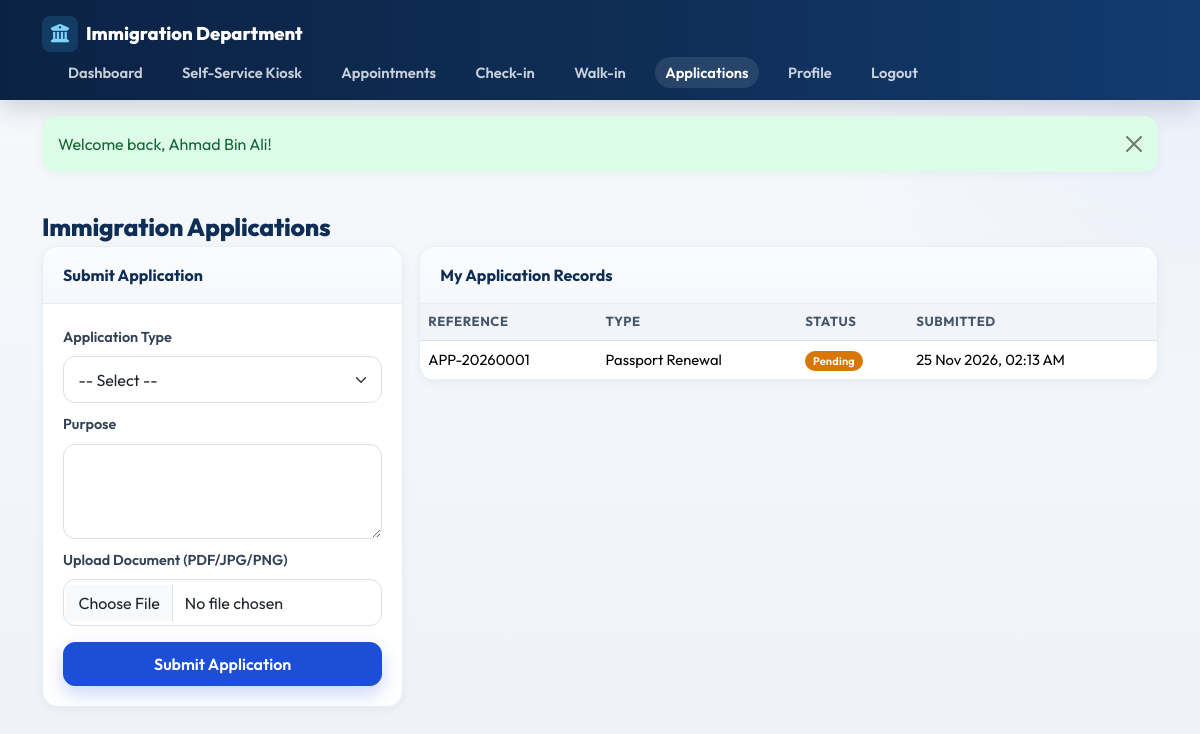
/public/applications.php (signed in), run on the app's committed database.
### tables this page shows
CREATE TABLE applications (
    id INT UNSIGNED AUTO_INCREMENT PRIMARY KEY,
    reference_no VARCHAR(30) NOT NULL UNIQUE,
    user_id INT UNSIGNED NOT NULL,
    service_id INT UNSIGNED NOT NULL,
    appointment_id INT UNSIGNED DEFAULT NULL,
    applicant_name VARCHAR(150) NOT NULL,
    applicant_ic VARCHAR(50) NOT NULL,
    applicant_email VARCHAR(150) DEFAULT NULL,
    applicant_phone VARCHAR(30) DEFAULT NULL,
    purpose TEXT,
    status ENUM('pending','under_review','approved','rejected','additional_docs') NOT NULL DEFAULT 'pending',
    assigned_staff_id INT UNSIGNED DEFAULT NULL,
    reviewed_by INT UNSIGNED DEFAULT NULL,
    reviewed_at DATETIME DEFAULT NULL,
    created_at DATETIME NOT NULL DEFAULT CURRENT_TIMESTAMP,
    updated_at DATETIME NOT NULL DEFAULT CURRENT_TIMESTAMP ON UPDATE CURRENT_TIMESTAMP,
    INDEX idx_app_status (status),
    INDEX idx_app_user (user_id),
    CONSTRAINT fk_app_user FOREIGN KEY (user_id) REFERENCES users(id) ON DELETE CASCADE,
    CONSTRAINT fk_app_service FOREIGN KEY (service_id) REFERENCES services(id),
    CONSTRAINT fk_app_appt FOREIGN KEY (appointment_id) REFERENCES appointments(id) ON DELETE SET NULL,
    CONSTRAINT fk_app_staff FOREIGN KEY (assigned_staff_id) REFERENCES staff(id) ON DELETE SET NULL,
    CONSTRAINT fk_app_reviewer FOREIGN KEY (reviewed_by) REFERENCES users(id) ON DELETE SET NULL
);

CREATE TABLE services (
    id INT UNSIGNED AUTO_INCREMENT PRIMARY KEY,
    name VARCHAR(100) NOT NULL,
    code VARCHAR(20) NOT NULL UNIQUE,
    description TEXT,
    estimated_duration INT NOT NULL DEFAULT 15 COMMENT 'minutes',
    queue_prefix CHAR(1) NOT NULL DEFAULT 'A',
    icon VARCHAR(50) DEFAULT 'fa-passport',
    is_active TINYINT(1) NOT NULL DEFAULT 1,
    created_at DATETIME NOT NULL DEFAULT CURRENT_TIMESTAMP,
    updated_at DATETIME NOT NULL DEFAULT CURRENT_TIMESTAMP ON UPDATE CURRENT_TIMESTAMP
);

### public/applications.php (the view, shortened to what this page needs)
<?php
require_once dirname(__DIR__) . '/includes/functions.php';
$user = require_login('public');
$pdo = db();
$stmt = $pdo->prepare('SELECT a.*, s.name AS service_name FROM applications a JOIN services s ON s.id=a.service_id WHERE a.user_id=? ORDER BY a.created_at DESC');
$stmt->execute([$user['id']]);
$apps = $stmt->fetchAll();
require dirname(__DIR__) . '/includes/header.php';
require dirname(__DIR__) . '/includes/public_header.php';
?>
<div class="container py-4">
  <h3 class="page-title">Immigration Applications</h3>
  <div class="row g-3">
    <div class="col-lg-4">
      <div class="card-panel">
        <div class="card-panel-header">Submit Application</div>
        <div class="card-panel-body">
          <form method="post" enctype="multipart/form-data">
            <div class="mb-2">
              <label class="form-label">Application Type</label>
              <select class="form-select" name="service_id" required>
                <option value="">-- Select --</option>
              </select>
            </div>
            <div class="mb-2"><label class="form-label">Purpose</label><textarea class="form-control" name="purpose" rows="3" required></textarea></div>
            <div class="mb-3"><label class="form-label">Upload Document (PDF/JPG/PNG)</label><input type="file" class="form-control" name="document" accept=".pdf,.jpg,.jpeg,.png"></div>
            <button class="btn btn-primary w-100">Submit Application</button>
          </form>
        </div>
      </div>
    </div>
    <div class="col-lg-8">
      <div class="card-panel">
        <div class="card-panel-header">My Application Records</div>
        <div class="card-panel-body p-0 table-responsive">
          <table class="table mb-0">
            <thead><tr><th>Reference</th><th>Type</th><th>Status</th><th>Submitted</th></tr></thead>
            <tbody>
            <?php foreach ($apps as $a): ?>
              <tr>
                <td><?= e($a['reference_no']) ?></td>
                <td><?= e($a['service_name']) ?></td>
                <td><?= status_badge($a['status']) ?></td>
                <td><?= format_datetime($a['created_at']) ?></td>
              </tr>
            <?php endforeach; ?>
            </tbody>
          </table>
        </div>
      </div>
    </div>
  </div>
</div>
<?php require dirname(__DIR__) . '/includes/footer.php'; ?>

### includes/functions.php (shortened to what this page needs)
<?php
function e(?string $value): string
{
    return htmlspecialchars((string)$value, ENT_QUOTES, 'UTF-8');
}
function status_badge(string $status): string
{
    $map = [
        'waiting' => 'warning',
        'serving' => 'primary',
        'completed' => 'success',
        'skipped' => 'secondary',
        'cancelled' => 'danger',
        'no_show' => 'dark',
        'pending' => 'warning',
        'confirmed' => 'info',
        'checked_in' => 'primary',
        'under_review' => 'info',
        'approved' => 'success',
        'rejected' => 'danger',
        'additional_docs' => 'warning',
        'available' => 'success',
        'offline' => 'secondary',
        'online' => 'success',
        'break' => 'warning',
    ];
    $class = $map[$status] ?? 'secondary';
    $label = ucwords(str_replace('_', ' ', $status));
    return '<span class="badge bg-' . $class . '">' . e($label) . '</span>';
}
function format_datetime(?string $dt): string
{
    return date('d M Y, h:i A', strtotime($dt));
}

### assets/css/style.css (style rules this page uses)
:root { --primary-navy: #0F2E56; --secondary-blue: #1D4ED8; --accent-teal: #0F766E; --accent-sky: #0284C7; --light-bg: #EEF2F7; --surface: #FFFFFF; --border: #D8E0EA; --border-soft: #E8EEF5; --success: #15803D; --success-soft: #DCFCE7; --warning: #B45309; --warning-soft: #FEF3C7; --danger: #B91C1C; --danger-soft: #FEE2E2; --info: #0369A1; --info-soft: #E0F2FE; --text: #0F172A; --text-muted: #64748B; --sidebar-width: 268px; --topbar-height: 68px; --radius: 16px; --shadow: 0 8px 24px rgba(15, 46, 86, .08); --shadow-sm: 0 2px 10px rgba(15, 46, 86, .05); }
* { box-sizing: border-box; }
body { font-family: "Outfit", "Segoe UI", Tahoma, sans-serif; background: radial-gradient(circle at top right, rgba(29,78,216,.06), transparent 28%), linear-gradient(180deg, #F7F9FC 0%, var(--light-bg) 100%); color: var(--text); margin: 0; min-height: 100vh; }
h1, h2, h3, h4, h5, h6 { color: var(--primary-navy); font-weight: 700; }
.form-control, .form-select { border-radius: 12px; border-color: var(--border); padding: .65rem .9rem; box-shadow: none !important; }
.form-label { font-weight: 600; color: #334155; font-size: .9rem; }
.btn { border-radius: 12px; font-weight: 600; padding: .55rem 1rem; transition: transform .15s ease, box-shadow .15s ease, background .15s ease; }
.btn-primary { background: var(--secondary-blue); border-color: var(--secondary-blue); box-shadow: 0 8px 18px rgba(29,78,216,.22); }
.badge { font-weight: 600; letter-spacing: .02em; border-radius: 999px; padding: .4em .7em; }
.bg-warning { background-color: #D97706 !important; color: #fff !important; }
.page-title { font-size: 1.55rem; font-weight: 800; color: var(--primary-navy); margin: 0 0 4px; letter-spacing: -.01em; }
.card-panel { background: var(--surface); border-radius: var(--radius); box-shadow: var(--shadow-sm); border: 1px solid var(--border-soft); margin-bottom: 20px; overflow: hidden; }
.card-panel .card-panel-header { padding: 16px 20px; border-bottom: 1px solid var(--border-soft); display: flex; justify-content: space-between; align-items: center; font-weight: 700; color: var(--primary-navy); background: linear-gradient(180deg, #FBFCFE, #F5F8FC); }
.card-panel .card-panel-body { padding: 20px; }
.table { --bs-table-bg: transparent; }
.table thead th { background: #F1F5F9; color: #475569; font-weight: 700; font-size: .82rem; text-transform: uppercase; letter-spacing: .04em; border-bottom: 1px solid var(--border); white-space: nowrap; }
.table td { vertical-align: middle; font-size: .92rem; border-color: var(--border-soft); }

### data on the page
applications: reference_no "APP-20260001", service.name "Passport Renewal", status "Pending", created_at "25 Nov 2026, 02:13 AM"

### other printed values
$flash['message'] "Welcome back, Ahmad Bin Ali!"
